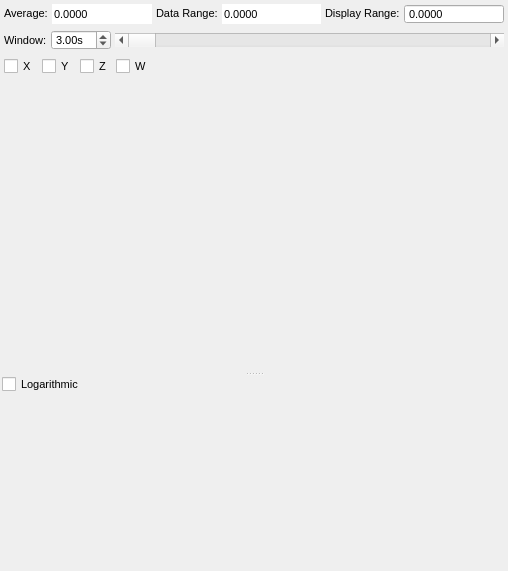
<?xml version="1.0" encoding="UTF-8"?>
<ui version="4.0">
 <class>Vec_Viewer</class>
 <widget class="QWidget" name="Vec_Viewer">
  <property name="geometry">
   <rect>
    <x>0</x>
    <y>0</y>
    <width>508</width>
    <height>571</height>
   </rect>
  </property>
  <property name="windowTitle">
   <string>Form</string>
  </property>
  <layout class="QVBoxLayout" name="verticalLayout">
   <property name="spacing">
    <number>2</number>
   </property>
   <property name="leftMargin">
    <number>2</number>
   </property>
   <property name="topMargin">
    <number>2</number>
   </property>
   <property name="rightMargin">
    <number>2</number>
   </property>
   <property name="bottomMargin">
    <number>2</number>
   </property>
   <item>
    <widget class="QWidget" name="widget" native="true">
     <property name="sizePolicy">
      <sizepolicy hsizetype="MinimumExpanding" vsizetype="Fixed">
       <horstretch>0</horstretch>
       <verstretch>0</verstretch>
      </sizepolicy>
     </property>
     <layout class="QHBoxLayout" name="horizontalLayout">
      <property name="spacing">
       <number>4</number>
      </property>
      <property name="leftMargin">
       <number>2</number>
      </property>
      <property name="topMargin">
       <number>2</number>
      </property>
      <property name="rightMargin">
       <number>2</number>
      </property>
      <property name="bottomMargin">
       <number>2</number>
      </property>
      <item>
       <widget class="QLabel" name="label_3">
        <property name="sizePolicy">
         <sizepolicy hsizetype="Preferred" vsizetype="Fixed">
          <horstretch>0</horstretch>
          <verstretch>0</verstretch>
         </sizepolicy>
        </property>
        <property name="font">
         <font>
          <pointsize>8</pointsize>
         </font>
        </property>
        <property name="text">
         <string>Average:</string>
        </property>
       </widget>
      </item>
      <item>
       <widget class="QDoubleSpinBox" name="average">
        <property name="sizePolicy">
         <sizepolicy hsizetype="MinimumExpanding" vsizetype="Fixed">
          <horstretch>0</horstretch>
          <verstretch>0</verstretch>
         </sizepolicy>
        </property>
        <property name="maximumSize">
         <size>
          <width>16777215</width>
          <height>20</height>
         </size>
        </property>
        <property name="font">
         <font>
          <pointsize>8</pointsize>
         </font>
        </property>
        <property name="wrapping">
         <bool>false</bool>
        </property>
        <property name="frame">
         <bool>false</bool>
        </property>
        <property name="readOnly">
         <bool>true</bool>
        </property>
        <property name="buttonSymbols">
         <enum>QAbstractSpinBox::NoButtons</enum>
        </property>
        <property name="keyboardTracking">
         <bool>false</bool>
        </property>
        <property name="showGroupSeparator" stdset="0">
         <bool>true</bool>
        </property>
        <property name="decimals">
         <number>4</number>
        </property>
        <property name="minimum">
         <double>-9999.000000000000000</double>
        </property>
        <property name="maximum">
         <double>9999.000000000000000</double>
        </property>
        <property name="value">
         <double>0.000000000000000</double>
        </property>
       </widget>
      </item>
      <item>
       <widget class="QLabel" name="label">
        <property name="sizePolicy">
         <sizepolicy hsizetype="Preferred" vsizetype="Fixed">
          <horstretch>0</horstretch>
          <verstretch>0</verstretch>
         </sizepolicy>
        </property>
        <property name="font">
         <font>
          <pointsize>8</pointsize>
         </font>
        </property>
        <property name="text">
         <string>Data Range:</string>
        </property>
       </widget>
      </item>
      <item>
       <widget class="QDoubleSpinBox" name="data_range">
        <property name="sizePolicy">
         <sizepolicy hsizetype="MinimumExpanding" vsizetype="Fixed">
          <horstretch>0</horstretch>
          <verstretch>0</verstretch>
         </sizepolicy>
        </property>
        <property name="maximumSize">
         <size>
          <width>16777215</width>
          <height>20</height>
         </size>
        </property>
        <property name="font">
         <font>
          <pointsize>8</pointsize>
         </font>
        </property>
        <property name="wrapping">
         <bool>false</bool>
        </property>
        <property name="frame">
         <bool>false</bool>
        </property>
        <property name="readOnly">
         <bool>true</bool>
        </property>
        <property name="buttonSymbols">
         <enum>QAbstractSpinBox::NoButtons</enum>
        </property>
        <property name="keyboardTracking">
         <bool>false</bool>
        </property>
        <property name="showGroupSeparator" stdset="0">
         <bool>true</bool>
        </property>
        <property name="decimals">
         <number>4</number>
        </property>
        <property name="minimum">
         <double>-9999.000000000000000</double>
        </property>
        <property name="maximum">
         <double>9999.000000000000000</double>
        </property>
        <property name="value">
         <double>0.000000000000000</double>
        </property>
       </widget>
      </item>
      <item>
       <widget class="QLabel" name="label_2">
        <property name="sizePolicy">
         <sizepolicy hsizetype="Preferred" vsizetype="Fixed">
          <horstretch>0</horstretch>
          <verstretch>0</verstretch>
         </sizepolicy>
        </property>
        <property name="font">
         <font>
          <pointsize>8</pointsize>
         </font>
        </property>
        <property name="text">
         <string>Display Range:</string>
        </property>
       </widget>
      </item>
      <item>
       <widget class="QDoubleSpinBox" name="display_range">
        <property name="sizePolicy">
         <sizepolicy hsizetype="MinimumExpanding" vsizetype="Fixed">
          <horstretch>0</horstretch>
          <verstretch>0</verstretch>
         </sizepolicy>
        </property>
        <property name="maximumSize">
         <size>
          <width>16777215</width>
          <height>20</height>
         </size>
        </property>
        <property name="font">
         <font>
          <pointsize>8</pointsize>
         </font>
        </property>
        <property name="wrapping">
         <bool>false</bool>
        </property>
        <property name="frame">
         <bool>true</bool>
        </property>
        <property name="readOnly">
         <bool>false</bool>
        </property>
        <property name="buttonSymbols">
         <enum>QAbstractSpinBox::NoButtons</enum>
        </property>
        <property name="keyboardTracking">
         <bool>false</bool>
        </property>
        <property name="showGroupSeparator" stdset="0">
         <bool>true</bool>
        </property>
        <property name="decimals">
         <number>4</number>
        </property>
        <property name="minimum">
         <double>0.000000000000000</double>
        </property>
        <property name="maximum">
         <double>9999.000000000000000</double>
        </property>
        <property name="value">
         <double>0.000000000000000</double>
        </property>
       </widget>
      </item>
     </layout>
    </widget>
   </item>
   <item>
    <widget class="QWidget" name="widget_2" native="true">
     <layout class="QHBoxLayout" name="horizontalLayout_2">
      <property name="spacing">
       <number>4</number>
      </property>
      <property name="leftMargin">
       <number>2</number>
      </property>
      <property name="topMargin">
       <number>2</number>
      </property>
      <property name="rightMargin">
       <number>2</number>
      </property>
      <property name="bottomMargin">
       <number>2</number>
      </property>
      <item>
       <widget class="QLabel" name="label_4">
        <property name="font">
         <font>
          <pointsize>8</pointsize>
         </font>
        </property>
        <property name="text">
         <string>Window:</string>
        </property>
       </widget>
      </item>
      <item>
       <widget class="QDoubleSpinBox" name="window">
        <property name="maximumSize">
         <size>
          <width>16777215</width>
          <height>20</height>
         </size>
        </property>
        <property name="font">
         <font>
          <pointsize>8</pointsize>
         </font>
        </property>
        <property name="frame">
         <bool>true</bool>
        </property>
        <property name="suffix">
         <string>s</string>
        </property>
        <property name="minimum">
         <double>0.100000000000000</double>
        </property>
        <property name="value">
         <double>3.000000000000000</double>
        </property>
       </widget>
      </item>
      <item>
       <widget class="QScrollBar" name="progress">
        <property name="sizePolicy">
         <sizepolicy hsizetype="MinimumExpanding" vsizetype="Fixed">
          <horstretch>0</horstretch>
          <verstretch>0</verstretch>
         </sizepolicy>
        </property>
        <property name="font">
         <font>
          <pointsize>8</pointsize>
         </font>
        </property>
        <property name="maximum">
         <number>1000000</number>
        </property>
        <property name="sliderPosition">
         <number>0</number>
        </property>
        <property name="orientation">
         <enum>Qt::Horizontal</enum>
        </property>
        <property name="invertedAppearance">
         <bool>false</bool>
        </property>
        <property name="invertedControls">
         <bool>true</bool>
        </property>
       </widget>
      </item>
     </layout>
    </widget>
   </item>
   <item>
    <widget class="QWidget" name="widget_3" native="true">
     <layout class="QHBoxLayout" name="horizontalLayout_3">
      <property name="spacing">
       <number>4</number>
      </property>
      <property name="leftMargin">
       <number>2</number>
      </property>
      <property name="topMargin">
       <number>2</number>
      </property>
      <property name="rightMargin">
       <number>2</number>
      </property>
      <property name="bottomMargin">
       <number>2</number>
      </property>
      <item>
       <widget class="QCheckBox" name="component_x">
        <property name="maximumSize">
         <size>
          <width>16777215</width>
          <height>16</height>
         </size>
        </property>
        <property name="font">
         <font>
          <pointsize>8</pointsize>
         </font>
        </property>
        <property name="text">
         <string>X</string>
        </property>
       </widget>
      </item>
      <item>
       <widget class="QCheckBox" name="component_y">
        <property name="maximumSize">
         <size>
          <width>16777215</width>
          <height>16</height>
         </size>
        </property>
        <property name="font">
         <font>
          <pointsize>8</pointsize>
         </font>
        </property>
        <property name="text">
         <string>Y</string>
        </property>
       </widget>
      </item>
      <item>
       <widget class="QCheckBox" name="component_z">
        <property name="maximumSize">
         <size>
          <width>16777215</width>
          <height>16</height>
         </size>
        </property>
        <property name="font">
         <font>
          <pointsize>8</pointsize>
         </font>
        </property>
        <property name="text">
         <string>Z</string>
        </property>
       </widget>
      </item>
      <item>
       <widget class="QCheckBox" name="component_w">
        <property name="maximumSize">
         <size>
          <width>16777215</width>
          <height>16</height>
         </size>
        </property>
        <property name="font">
         <font>
          <pointsize>8</pointsize>
         </font>
        </property>
        <property name="text">
         <string>W</string>
        </property>
       </widget>
      </item>
      <item>
       <spacer name="horizontalSpacer">
        <property name="orientation">
         <enum>Qt::Horizontal</enum>
        </property>
        <property name="sizeHint" stdset="0">
         <size>
          <width>40</width>
          <height>20</height>
         </size>
        </property>
       </spacer>
      </item>
     </layout>
    </widget>
   </item>
   <item>
    <widget class="QWidget" name="widget_4" native="true">
     <layout class="QVBoxLayout" name="verticalLayout_3">
      <property name="spacing">
       <number>0</number>
      </property>
      <property name="leftMargin">
       <number>0</number>
      </property>
      <property name="topMargin">
       <number>0</number>
      </property>
      <property name="rightMargin">
       <number>0</number>
      </property>
      <property name="bottomMargin">
       <number>0</number>
      </property>
     </layout>
    </widget>
   </item>
   <item>
    <widget class="QSplitter" name="splitter">
     <property name="sizePolicy">
      <sizepolicy hsizetype="Preferred" vsizetype="MinimumExpanding">
       <horstretch>0</horstretch>
       <verstretch>0</verstretch>
      </sizepolicy>
     </property>
     <property name="orientation">
      <enum>Qt::Vertical</enum>
     </property>
     <widget class="QCustomPlot" name="plot" native="true">
      <property name="enabled">
       <bool>true</bool>
      </property>
     </widget>
     <widget class="QWidget" name="widget_5" native="true">
      <layout class="QVBoxLayout" name="verticalLayout_2">
       <property name="spacing">
        <number>4</number>
       </property>
       <property name="leftMargin">
        <number>0</number>
       </property>
       <property name="topMargin">
        <number>0</number>
       </property>
       <property name="rightMargin">
        <number>0</number>
       </property>
       <property name="bottomMargin">
        <number>0</number>
       </property>
       <item>
        <widget class="QCheckBox" name="logarithmic">
         <property name="maximumSize">
          <size>
           <width>16777215</width>
           <height>16</height>
          </size>
         </property>
         <property name="font">
          <font>
           <pointsize>8</pointsize>
          </font>
         </property>
         <property name="text">
          <string>Logarithmic</string>
         </property>
         <property name="iconSize">
          <size>
           <width>16</width>
           <height>16</height>
          </size>
         </property>
        </widget>
       </item>
       <item>
        <widget class="QCustomPlot" name="fft" native="true"/>
       </item>
      </layout>
     </widget>
    </widget>
   </item>
  </layout>
 </widget>
 <customwidgets>
  <customwidget>
   <class>QCustomPlot</class>
   <extends>QWidget</extends>
   <header>qcustomplot.h</header>
   <container>1</container>
  </customwidget>
 </customwidgets>
 <resources/>
 <connections/>
</ui>
